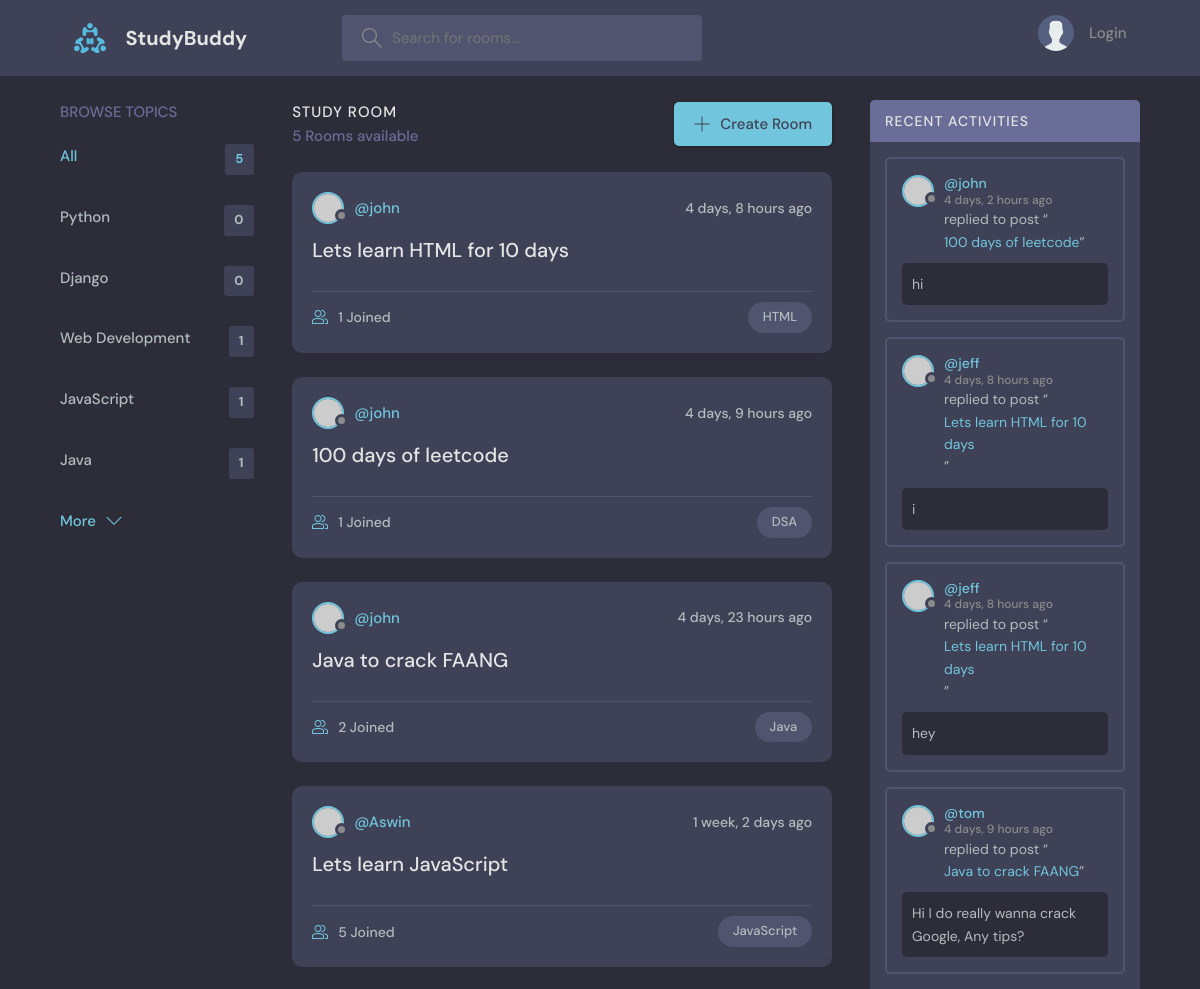
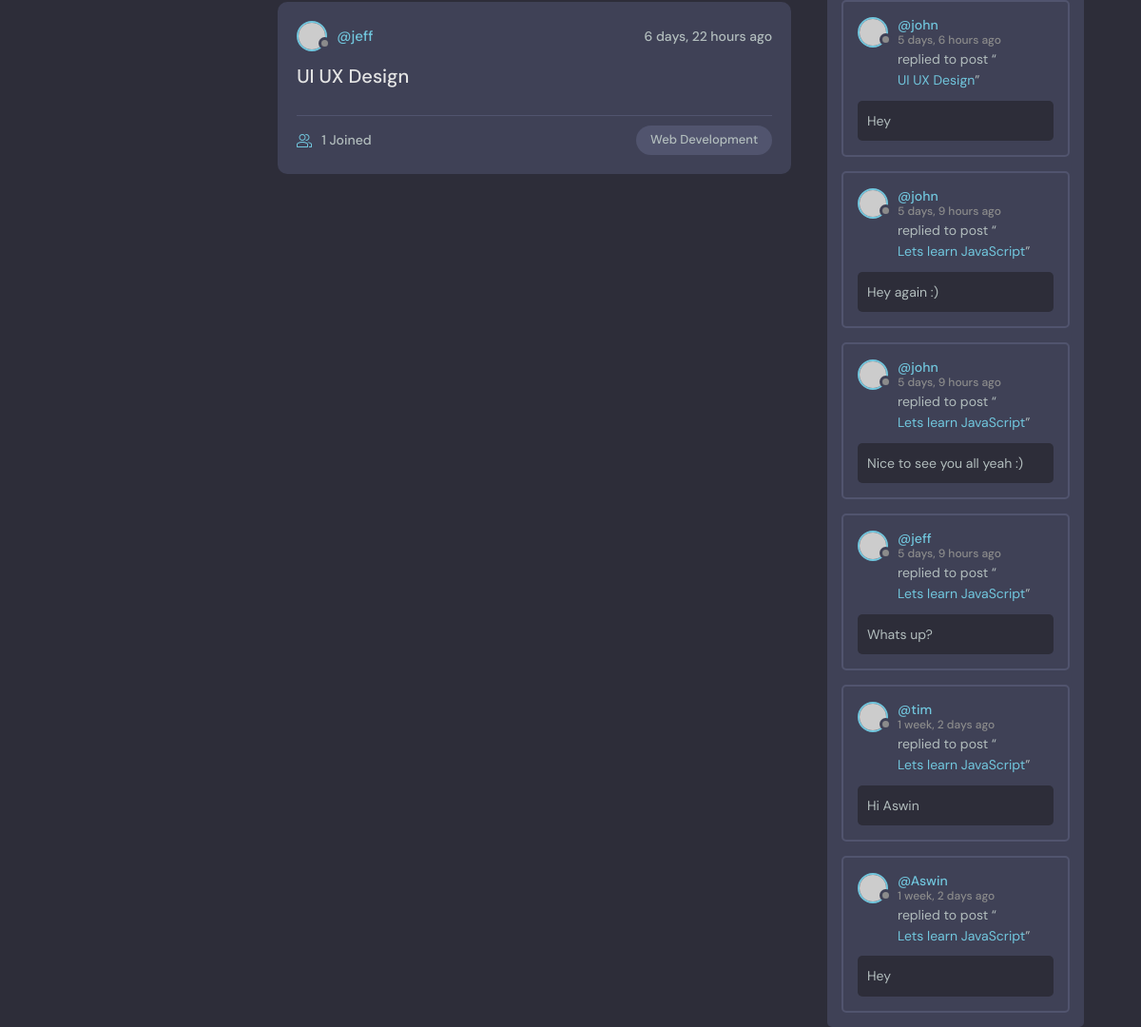
The page / on the database its author committed (2 pictures, top to bottom).
### base/models.py (models this page shows, shortened)
class Topic(models.Model):
    name = models.CharField(max_length=200)

class Room(models.Model):
    host = models.ForeignKey(User, on_delete=models.SET_NULL, null=True)
    topic = models.ForeignKey(Topic, on_delete=models.SET_NULL, null=True)
    name = models.CharField(max_length=200)
    description = models.TextField(null=True, blank=True)
    participants = models.ManyToManyField(
        User, related_name='participants', blank=True)
    updated = models.DateTimeField(auto_now=True)
    created = models.DateTimeField(auto_now_add=True)
    class Meta():
        ordering = ['-updated', '-created']
    def __str__(self):
        return self.name

class Message(models.Model):
    user = models.ForeignKey(User, on_delete=models.CASCADE)
    room = models.ForeignKey(Room, on_delete=models.CASCADE)
    body = models.TextField()
    updated = models.DateTimeField(auto_now=True)
    created = models.DateTimeField(auto_now_add=True)
    class Meta():
        ordering = ['-updated', '-created']

### base/views.py (the view)
# urls.py: path('', views.home, name='home'),
def home(request):
    q = request.GET.get('q') if request.GET.get('q') != None else ''
    rooms = Room.objects.filter(
        Q(topic__name__icontains=q) |
        Q(name__icontains=q) |
        Q(description__icontains=q)
    )
    topics = Topic.objects.all()[0:5]
    room_count = rooms.count()
    room_messages = Message.objects.filter(Q(room__topic__name__icontains=q))
    context = {'rooms': rooms, 'topics': topics, 'room_count': room_count,
               'room_messages': room_messages}
    return render(request, 'base/home.html', context)

### base/templates/base/home.html (shortened to what this page needs)
{% extends 'main.html' %}
{% block content %}
    <main class="layout layout--3">
      <div class="container">
        {% include 'base/topics_component.html' %}
        <div class="roomList">
          <div class="roomList__header">
            <div>
              <h2>Study Room</h2>
              <p>{{room_count}} Rooms available</p>
            </div>
            <a class="btn btn--main" href="{% url 'create-room' %}">
              <svg version="1.1" xmlns="http://www.w3.org/2000/svg" width="32" height="32" viewBox="0 0 32 32">
                <title>add</title>
                <path
                  d="M16.943 0.943h-1.885v14.115h-14.115v1.885h14.115v14.115h1.885v-14.115h14.115v-1.885h-14.115v-14.115z"
                ></path>
              </svg>
              Create Room
            </a>
          </div>
          {% include 'base/feed_component.html' %}
        </div>
        {% include 'base/activity_component.html' %}
      </div>
    </main>
    {% endblock %}

### base/templates/base/topics_component.html
<div class="topics">
  <div class="topics__header">
    <h2>Browse Topics</h2>
  </div>
  <ul class="topics__list">
    <li>
      <a href="{% url 'home' %}" class="active">All <span>{{topics.count}}</span></a>
    </li>
    {% for topic in topics %}
    <li>
      <a href="{% url 'home' %}?q={{topic.name}}">{{topic.name}}<span>{{topic.room_set.all.count}}</span></a>
    </li>
    {% endfor %}
  </ul>
  <a class="btn btn--link" href="{% url 'topics' %}">
    More
    <svg version="1.1" xmlns="http://www.w3.org/2000/svg" width="32" height="32" viewBox="0 0 32 32">
      <title>chevron-down</title>
      <path d="M16 21l-13-13h-3l16 16 16-16h-3l-13 13z"></path>
    </svg>
  </a>
</div>

### base/templates/base/feed_component.html (shortened to what this page needs)
{% for room in rooms %}
<div class="roomListRoom">
  <div class="roomListRoom__header">
    <a href="{% url 'user-profile' room.host.id %}" class="roomListRoom__author">
      <div class="avatar avatar--small">
        <img src="https://randomuser.me/api/portraits/women/11.jpg" />
      </div>
      <span>@{{room.host.username}}</span>
    </a>
    <div class="roomListRoom__actions">
      <span>{{room.created|timesince}} ago</span>
    </div>
  </div>
  <div class="roomListRoom__content">
    <a href="{% url 'room' room.id %}">{{room.name}}</a>
  </div>
  <div class="roomListRoom__meta">
    <a href="{% url 'room' room.id %}" class="roomListRoom__joined">
      {{room.participants.all.count}} Joined
    </a>
    <p class="roomListRoom__topic">{{room.topic.name}}</p>
  </div>
</div>
{% endfor %}

### base/templates/base/activity_component.html (shortened to what this page needs)
<div class="activities">
  <div class="activities__header">
    <h2>Recent Activities</h2>
  </div>
  {% for message in room_messages %}
  <div class="activities__box">
    <div class="activities__boxHeader roomListRoom__header">
      <a href="{% url 'user-profile' message.user.id %}" class="roomListRoom__author">
        <div class="avatar avatar--small">
          <img src="https://randomuser.me/api/portraits/women/11.jpg" />
        </div>
        <p>
          @{{message.user}}
          <span>{{message.created|timesince}} ago</span>
        </p>
      </a>
    </div>
    <div class="activities__boxContent">
      <p>replied to post “<a href="{% url 'room' message.room.id %}">{{message.room}}</a>”</p>
      <div class="activities__boxRoomContent">
       {{message.body}}
      </div>
    </div>
  </div>
{% endfor %}
</div>

### rows shown on the page
Topic: name "Python", room_set.all.count "0"
Topic: name "Django", room_set.all.count "0"
Topic: name "Web Development", room_set.all.count "1"
Topic: name "JavaScript", room_set.all.count "1"
Topic: name "Java", room_set.all.count "1"
Room: host.username "john", created "4 days, 8 hours", name "Lets learn HTML for 10 days", participants.all.count "1", topic.name "HTML"
Room: host.username "john", created "4 days, 9 hours", name "100 days of leetcode", participants.all.count "1", topic.name "DSA"
Room: host.username "john", created "4 days, 23 hours", name "Java to crack FAANG", participants.all.count "2", topic.name "Java"
Room: host.username "Aswin", created "1 week, 2 days", name "Lets learn JavaScript", participants.all.count "5", topic.name "JavaScript"
Room: host.username "jeff", created "6 days, 22 hours", name "UI UX Design", participants.all.count "1", topic.name "Web Development"
Message: user "john", created "4 days, 2 hours", room "100 days of leetcode", body "hi"
Message: user "jeff", created "4 days, 8 hours", room "Lets learn HTML for 10 days", body "i"
Message: user "jeff", created "4 days, 8 hours", room "Lets learn HTML for 10 days", body "hey"
Message: user "tom", created "4 days, 9 hours", room "Java to crack FAANG", body "Hi I do really wanna crack Google, Any tips?"
Message: user "john", created "5 days, 6 hours", room "UI UX Design", body "Hey"
Message: user "john", created "5 days, 9 hours", room "Lets learn JavaScript", body "Hey again :)"
Message: user "john", created "5 days, 9 hours", room "Lets learn JavaScript", body "Nice to see you all yeah :)"
Message: user "jeff", created "5 days, 9 hours", room "Lets learn JavaScript", body "Whats up?"
Message: user "tim", created "1 week, 2 days", room "Lets learn JavaScript", body "Hi Aswin"
Message: user "Aswin", created "1 week, 2 days", room "Lets learn JavaScript", body "Hey"

### other values the page prints
{{ topics.count }} "5"
{{ room_count }} "5"
